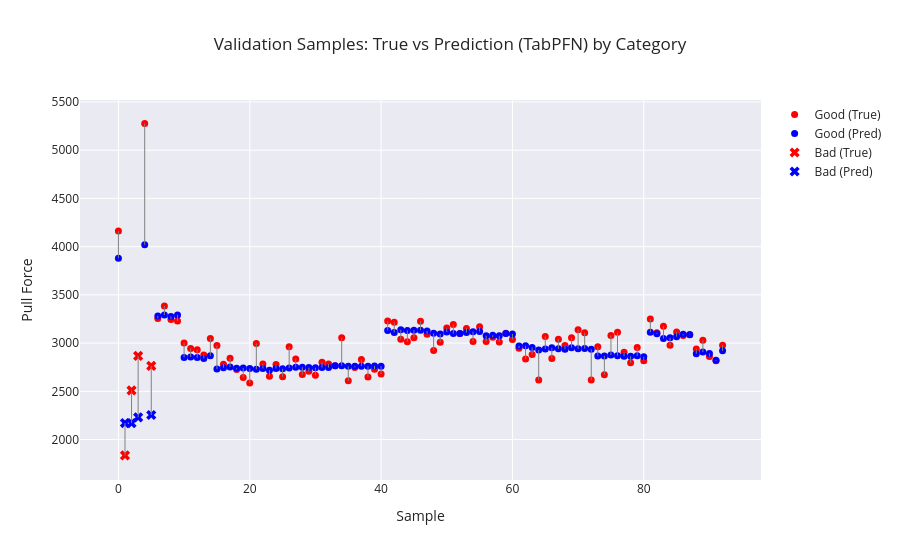

The cell this chart's notebook holds for it:
### Markdown cell above
# Check Validation Data

### Code cell
# Category array (must be aligned with y_dev)
categories = dev_df.groupby("Sample ID")["Category"].first().values

plot_visualizer(
    true_vals=y_dev_Regressor,
    pred_vals=final_pred,
    categories=categories,
    title=f"Validation Samples: True vs Prediction (TabPFN) by Category"
)

### Figure 1 — Plotly figure (JSON) as saved in the notebook; plotly's stock layout.template omitted (floating-point values rounded to 4 significant figures)
{"data": [{"marker": {"color": "red", "size": 7, "symbol": "circle"}, "mode": "markers", "name": "Good (True)", "type": "scatter", "x": [0, 4, 6, 7, 8, 9, 10, 11, 12, 13, 14, 15, 16, 17, 18, 19, 20, 21, 22, 23, 24, 25, 26, 27, 28, 29, 30, 31, 32, 33, 34, 35, 36, 37, 38, 39, 40, 41, 42, 43, 44, 45, 46, 47, 48, 49, 50, 51, 52, 53, 54, 55, 56, 57, 58, 59, 60, 61, 62, 63, 64, 65, 66, 67, 68, 69, 70, 71, 72, 73, 74, 75, 76, 77, 78, 79, 80, 81, 82, 83, 84, 85, 86, 87, 88, 89, 90, 91, 92], "y": [4161.0, 5278.0, 3256.0, 3385.0, 3246.0, 3229.0, 3002.0, 2944.0, 2932.0, 2878.0, 3049.0, 2976.0, 2782.0, 2843.0, 2727.0, 2645.0, 2586.0, 2996.0, 2784.0, 2657.0, 2778.0, 2652.0, 2963.0, 2834.0, 2674.0, 2708.0, 2667.0, 2802.0, 2783.0, 2766.0, 3056.0, 2609.0, 2748.0, 2830.0, 2650.0, 2730.0, 2679.0, 3229.0, 3216.0, 3039.0, 3014.0, 3056.0, 3227.0, 3091.0, 2922.0, 3008.0, 3156.0, 3193.0, 3099.0, 3153.0, 3016.0, 3169.0, 3017.0, 3061.0, 3012.0, 3102.0, 3037.0, 2948.0, 2834.0, 2883.0, 2617.0, 3070.0, 2840.0, 3041.0, 2976.0, 3054.0, 3139.0, 3108.0, 2617.0, 2961.0, 2672.0, 3080.0, 3112.0, 2905.0, 2796.0, 2956.0, 2818.0, 3250.0, 3106.0, 3175.0, 2977.0, 3116.0, 3080.0, 3090.0, 2938.0, 3029.0, 2861.0, 2816.0, 2979.0]}, {"marker": {"color": "blue", "size": 7, "symbol": "circle"}, "mode": "markers", "name": "Good (Pred)", "type": "scatter", "x": [0, 4, 6, 7, 8, 9, 10, 11, 12, 13, 14, 15, 16, 17, 18, 19, 20, 21, 22, 23, 24, 25, 26, 27, 28, 29, 30, 31, 32, 33, 34, 35, 36, 37, 38, 39, 40, 41, 42, 43, 44, 45, 46, 47, 48, 49, 50, 51, 52, 53, 54, 55, 56, 57, 58, 59, 60, 61, 62, 63, 64, 65, 66, 67, 68, 69, 70, 71, 72, 73, 74, 75, 76, 77, 78, 79, 80, 81, 82, 83, 84, 85, 86, 87, 88, 89, 90, 91, 92], "y": [3879.0, 4019.0, 3282.0, 3292.0, 3276.0, 3293.0, 2851.0, 2856.0, 2850.0, 2841.0, 2868.0, 2731.0, 2745.0, 2752.0, 2739.0, 2743.0, 2737.0, 2729.0, 2737.0, 2719.0, 2737.0, 2733.0, 2743.0, 2749.0, 2750.0, 2746.0, 2745.0, 2747.0, 2746.0, 2765.0, 2765.0, 2760.0, 2761.0, 2760.0, 2760.0, 2764.0, 2761.0, 3130.0, 3111.0, 3138.0, 3132.0, 3134.0, 3134.0, 3125.0, 3101.0, 3094.0, 3115.0, 3099.0, 3099.0, 3110.0, 3119.0, 3121.0, 3077.0, 3081.0, 3075.0, 3099.0, 3095.0, 2971.0, 2972.0, 2954.0, 2927.0, 2939.0, 2951.0, 2940.0, 2937.0, 2952.0, 2940.0, 2944.0, 2937.0, 2867.0, 2867.0, 2876.0, 2868.0, 2864.0, 2864.0, 2868.0, 2859.0, 3113.0, 3097.0, 3047.0, 3056.0, 3067.0, 3091.0, 3087.0, 2891.0, 2907.0, 2894.0, 2823.0, 2920.0]}, {"marker": {"color": "red", "size": 9, "symbol": "x"}, "mode": "markers", "name": "Bad (True)", "type": "scatter", "x": [1, 2, 3, 5], "y": [1836.0, 2510.0, 2867.0, 2764.0]}, {"marker": {"color": "blue", "size": 9, "symbol": "x"}, "mode": "markers", "name": "Bad (Pred)", "type": "scatter", "x": [1, 2, 3, 5], "y": [2171.0, 2171.0, 2231.0, 2255.0]}, {"line": {"color": "gray", "width": 1}, "mode": "lines", "showlegend": false, "type": "scatter", "x": [0, 0], "y": [4161.0, 3879.0]}, {"line": {"color": "gray", "width": 1}, "mode": "lines", "showlegend": false, "type": "scatter", "x": [1, 1], "y": [1836.0, 2171.0]}, {"line": {"color": "gray", "width": 1}, "mode": "lines", "showlegend": false, "type": "scatter", "x": [2, 2], "y": [2510.0, 2171.0]}, {"line": {"color": "gray", "width": 1}, "mode": "lines", "showlegend": false, "type": "scatter", "x": [3, 3], "y": [2867.0, 2231.0]}, {"line": {"color": "gray", "width": 1}, "mode": "lines", "showlegend": false, "type": "scatter", "x": [4, 4], "y": [5278.0, 4019.0]}, {"line": {"color": "gray", "width": 1}, "mode": "lines", "showlegend": false, "type": "scatter", "x": [5, 5], "y": [2764.0, 2255.0]}, {"line": {"color": "gray", "width": 1}, "mode": "lines", "showlegend": false, "type": "scatter", "x": [6, 6], "y": [3256.0, 3282.0]}, {"line": {"color": "gray", "width": 1}, "mode": "lines", "showlegend": false, "type": "scatter", "x": [7, 7], "y": [3385.0, 3292.0]}, {"line": {"color": "gray", "width": 1}, "mode": "lines", "showlegend": false, "type": "scatter", "x": [8, 8], "y": [3246.0, 3276.0]}, {"line": {"color": "gray", "width": 1}, "mode": "lines", "showlegend": false, "type": "scatter", "x": [9, 9], "y": [3229.0, 3293.0]}, {"line": {"color": "gray", "width": 1}, "mode": "lines", "showlegend": false, "type": "scatter", "x": [10, 10], "y": [3002.0, 2851.0]}, {"line": {"color": "gray", "width": 1}, "mode": "lines", "showlegend": false, "type": "scatter", "x": [11, 11], "y": [2944.0, 2856.0]}, {"line": {"color": "gray", "width": 1}, "mode": "lines", "showlegend": false, "type": "scatter", "x": [12, 12], "y": [2932.0, 2850.0]}, {"line": {"color": "gray", "width": 1}, "mode": "lines", "showlegend": false, "type": "scatter", "x": [13, 13], "y": [2878.0, 2841.0]}, {"line": {"color": "gray", "width": 1}, "mode": "lines", "showlegend": false, "type": "scatter", "x": [14, 14], "y": [3049.0, 2868.0]}, {"line": {"color": "gray", "width": 1}, "mode": "lines", "showlegend": false, "type": "scatter", "x": [15, 15], "y": [2976.0, 2731.0]}, {"line": {"color": "gray", "width": 1}, "mode": "lines", "showlegend": false, "type": "scatter", "x": [16, 16], "y": [2782.0, 2745.0]}, {"line": {"color": "gray", "width": 1}, "mode": "lines", "showlegend": false, "type": "scatter", "x": [17, 17], "y": [2843.0, 2752.0]}, {"line": {"color": "gray", "width": 1}, "mode": "lines", "showlegend": false, "type": "scatter", "x": [18, 18], "y": [2727.0, 2739.0]}, {"line": {"color": "gray", "width": 1}, "mode": "lines", "showlegend": false, "type": "scatter", "x": [19, 19], "y": [2645.0, 2743.0]}, {"line": {"color": "gray", "width": 1}, "mode": "lines", "showlegend": false, "type": "scatter", "x": [20, 20], "y": [2586.0, 2737.0]}, {"line": {"color": "gray", "width": 1}, "mode": "lines", "showlegend": false, "type": "scatter", "x": [21, 21], "y": [2996.0, 2729.0]}, {"line": {"color": "gray", "width": 1}, "mode": "lines", "showlegend": false, "type": "scatter", "x": [22, 22], "y": [2784.0, 2737.0]}, {"line": {"color": "gray", "width": 1}, "mode": "lines", "showlegend": false, "type": "scatter", "x": [23, 23], "y": [2657.0, 2719.0]}, {"line": {"color": "gray", "width": 1}, "mode": "lines", "showlegend": false, "type": "scatter", "x": [24, 24], "y": [2778.0, 2737.0]}, {"line": {"color": "gray", "width": 1}, "mode": "lines", "showlegend": false, "type": "scatter", "x": [25, 25], "y": [2652, 2733.0]}, {"line": {"color": "gray", "width": 1}, "mode": "lines", "showlegend": false, "type": "scatter", "x": [26, 26], "y": [2963, 2743.0]}, {"line": {"color": "gray", "width": 1}, "mode": "lines", "showlegend": false, "type": "scatter", "x": [27, 27], "y": [2834.0, 2749.0]}, {"line": {"color": "gray", "width": 1}, "mode": "lines", "showlegend": false, "type": "scatter", "x": [28, 28], "y": [2674.0, 2750.0]}, {"line": {"color": "gray", "width": 1}, "mode": "lines", "showlegend": false, "type": "scatter", "x": [29, 29], "y": [2708.0, 2746.0]}, {"line": {"color": "gray", "width": 1}, "mode": "lines", "showlegend": false, "type": "scatter", "x": [30, 30], "y": [2667.0, 2745.0]}, {"line": {"color": "gray", "width": 1}, "mode": "lines", "showlegend": false, "type": "scatter", "x": [31, 31], "y": [2802.0, 2747.0]}, {"line": {"color": "gray", "width": 1}, "mode": "lines", "showlegend": false, "type": "scatter", "x": [32, 32], "y": [2783, 2746.0]}, {"line": {"color": "gray", "width": 1}, "mode": "lines", "showlegend": false, "type": "scatter", "x": [33, 33], "y": [2766.0, 2765.0]}, {"line": {"color": "gray", "width": 1}, "mode": "lines", "showlegend": false, "type": "scatter", "x": [34, 34], "y": [3056.0, 2765.0]}, {"line": {"color": "gray", "width": 1}, "mode": "lines", "showlegend": false, "type": "scatter", "x": [35, 35], "y": [2609.0, 2760.0]}, {"line": {"color": "gray", "width": 1}, "mode": "lines", "showlegend": false, "type": "scatter", "x": [36, 36], "y": [2748.0, 2761.0]}, {"line": {"color": "gray", "width": 1}, "mode": "lines", "showlegend": false, "type": "scatter", "x": [37, 37], "y": [2830, 2760.0]}, {"line": {"color": "gray", "width": 1}, "mode": "lines", "showlegend": false, "type": "scatter", "x": [38, 38], "y": [2650.0, 2760.0]}, {"line": {"color": "gray", "width": 1}, "mode": "lines", "showlegend": false, "type": "scatter", "x": [39, 39], "y": [2730.0, 2764.0]}, {"line": {"color": "gray", "width": 1}, "mode": "lines", "showlegend": false, "type": "scatter", "x": [40, 40], "y": [2679.0, 2761.0]}, {"line": {"color": "gray", "width": 1}, "mode": "lines", "showlegend": false, "type": "scatter", "x": [41, 41], "y": [3229.0, 3130.0]}, {"line": {"color": "gray", "width": 1}, "mode": "lines", "showlegend": false, "type": "scatter", "x": [42, 42], "y": [3216, 3111.0]}, {"line": {"color": "gray", "width": 1}, "mode": "lines", "showlegend": false, "type": "scatter", "x": [43, 43], "y": [3039, 3138.0]}, {"line": {"color": "gray", "width": 1}, "mode": "lines", "showlegend": false, "type": "scatter", "x": [44, 44], "y": [3014.0, 3132.0]}, {"line": {"color": "gray", "width": 1}, "mode": "lines", "showlegend": false, "type": "scatter", "x": [45, 45], "y": [3056.0, 3134.0]}, {"line": {"color": "gray", "width": 1}, "mode": "lines", "showlegend": false, "type": "scatter", "x": [46, 46], "y": [3227.0, 3134.0]}, {"line": {"color": "gray", "width": 1}, "mode": "lines", "showlegend": false, "type": "scatter", "x": [47, 47], "y": [3091, 3125.0]}, {"line": {"color": "gray", "width": 1}, "mode": "lines", "showlegend": false, "type": "scatter", "x": [48, 48], "y": [2922.0, 3101.0]}, {"line": {"color": "gray", "width": 1}, "mode": "lines", "showlegend": false, "type": "scatter", "x": [49, 49], "y": [3008.0, 3094.0]}, {"line": {"color": "gray", "width": 1}, "mode": "lines", "showlegend": false, "type": "scatter", "x": [50, 50], "y": [3156.0, 3115.0]}, {"line": {"color": "gray", "width": 1}, "mode": "lines", "showlegend": false, "type": "scatter", "x": [51, 51], "y": [3193.0, 3099.0]}, {"line": {"color": "gray", "width": 1}, "mode": "lines", "showlegend": false, "type": "scatter", "x": [52, 52], "y": [3099.0, 3099.0]}, {"line": {"color": "gray", "width": 1}, "mode": "lines", "showlegend": false, "type": "scatter", "x": [53, 53], "y": [3153.0, 3110.0]}, {"line": {"color": "gray", "width": 1}, "mode": "lines", "showlegend": false, "type": "scatter", "x": [54, 54], "y": [3016.0, 3119.0]}, {"line": {"color": "gray", "width": 1}, "mode": "lines", "showlegend": false, "type": "scatter", "x": [55, 55], "y": [3169.0, 3121.0]}, {"line": {"color": "gray", "width": 1}, "mode": "lines", "showlegend": false, "type": "scatter", "x": [56, 56], "y": [3017.0, 3077.0]}, {"line": {"color": "gray", "width": 1}, "mode": "lines", "showlegend": false, "type": "scatter", "x": [57, 57], "y": [3061.0, 3081.0]}, {"line": {"color": "gray", "width": 1}, "mode": "lines", "showlegend": false, "type": "scatter", "x": [58, 58], "y": [3012, 3075.0]}, {"line": {"color": "gray", "width": 1}, "mode": "lines", "showlegend": false, "type": "scatter", "x": [59, 59], "y": [3102.0, 3099.0]}, {"line": {"color": "gray", "width": 1}, "mode": "lines", "showlegend": false, "type": "scatter", "x": [60, 60], "y": [3037.0, 3095.0]}, {"line": {"color": "gray", "width": 1}, "mode": "lines", "showlegend": false, "type": "scatter", "x": [61, 61], "y": [2948, 2971.0]}, {"line": {"color": "gray", "width": 1}, "mode": "lines", "showlegend": false, "type": "scatter", "x": [62, 62], "y": [2834.0, 2972.0]}, {"line": {"color": "gray", "width": 1}, "mode": "lines", "showlegend": false, "type": "scatter", "x": [63, 63], "y": [2883.0, 2954.0]}, {"line": {"color": "gray", "width": 1}, "mode": "lines", "showlegend": false, "type": "scatter", "x": [64, 64], "y": [2617.0, 2927.0]}, {"line": {"color": "gray", "width": 1}, "mode": "lines", "showlegend": false, "type": "scatter", "x": [65, 65], "y": [3070.0, 2939.0]}, {"line": {"color": "gray", "width": 1}, "mode": "lines", "showlegend": false, "type": "scatter", "x": [66, 66], "y": [2840.0, 2951.0]}, {"line": {"color": "gray", "width": 1}, "mode": "lines", "showlegend": false, "type": "scatter", "x": [67, 67], "y": [3041.0, 2940.0]}, {"line": {"color": "gray", "width": 1}, "mode": "lines", "showlegend": false, "type": "scatter", "x": [68, 68], "y": [2976.0, 2937.0]}, {"line": {"color": "gray", "width": 1}, "mode": "lines", "showlegend": false, "type": "scatter", "x": [69, 69], "y": [3054.0, 2952.0]}, {"line": {"color": "gray", "width": 1}, "mode": "lines", "showlegend": false, "type": "scatter", "x": [70, 70], "y": [3139.0, 2940.0]}, {"line": {"color": "gray", "width": 1}, "mode": "lines", "showlegend": false, "type": "scatter", "x": [71, 71], "y": [3108.0, 2944.0]}, {"line": {"color": "gray", "width": 1}, "mode": "lines", "showlegend": false, "type": "scatter", "x": [72, 72], "y": [2617.0, 2937.0]}, {"line": {"color": "gray", "width": 1}, "mode": "lines", "showlegend": false, "type": "scatter", "x": [73, 73], "y": [2961.0, 2867.0]}, {"line": {"color": "gray", "width": 1}, "mode": "lines", "showlegend": false, "type": "scatter", "x": [74, 74], "y": [2672.0, 2867.0]}, {"line": {"color": "gray", "width": 1}, "mode": "lines", "showlegend": false, "type": "scatter", "x": [75, 75], "y": [3080.0, 2876.0]}, {"line": {"color": "gray", "width": 1}, "mode": "lines", "showlegend": false, "type": "scatter", "x": [76, 76], "y": [3112.0, 2868.0]}, {"line": {"color": "gray", "width": 1}, "mode": "lines", "showlegend": false, "type": "scatter", "x": [77, 77], "y": [2905, 2864.0]}, {"line": {"color": "gray", "width": 1}, "mode": "lines", "showlegend": false, "type": "scatter", "x": [78, 78], "y": [2796.0, 2864.0]}, {"line": {"color": "gray", "width": 1}, "mode": "lines", "showlegend": false, "type": "scatter", "x": [79, 79], "y": [2956.0, 2868.0]}, {"line": {"color": "gray", "width": 1}, "mode": "lines", "showlegend": false, "type": "scatter", "x": [80, 80], "y": [2818.0, 2859.0]}, {"line": {"color": "gray", "width": 1}, "mode": "lines", "showlegend": false, "type": "scatter", "x": [81, 81], "y": [3250.0, 3113.0]}, {"line": {"color": "gray", "width": 1}, "mode": "lines", "showlegend": false, "type": "scatter", "x": [82, 82], "y": [3106.0, 3097.0]}, {"line": {"color": "gray", "width": 1}, "mode": "lines", "showlegend": false, "type": "scatter", "x": [83, 83], "y": [3175.0, 3047.0]}, {"line": {"color": "gray", "width": 1}, "mode": "lines", "showlegend": false, "type": "scatter", "x": [84, 84], "y": [2977.0, 3056.0]}, {"line": {"color": "gray", "width": 1}, "mode": "lines", "showlegend": false, "type": "scatter", "x": [85, 85], "y": [3116.0, 3067.0]}, {"line": {"color": "gray", "width": 1}, "mode": "lines", "showlegend": false, "type": "scatter", "x": [86, 86], "y": [3080.0, 3091.0]}, {"line": {"color": "gray", "width": 1}, "mode": "lines", "showlegend": false, "type": "scatter", "x": [87, 87], "y": [3090.0, 3087.0]}, {"line": {"color": "gray", "width": 1}, "mode": "lines", "showlegend": false, "type": "scatter", "x": [88, 88], "y": [2938.0, 2891.0]}, {"line": {"color": "gray", "width": 1}, "mode": "lines", "showlegend": false, "type": "scatter", "x": [89, 89], "y": [3029.0, 2907.0]}, {"line": {"color": "gray", "width": 1}, "mode": "lines", "showlegend": false, "type": "scatter", "x": [90, 90], "y": [2861.0, 2894.0]}, {"line": {"color": "gray", "width": 1}, "mode": "lines", "showlegend": false, "type": "scatter", "x": [91, 91], "y": [2816.0, 2823.0]}, {"line": {"color": "gray", "width": 1}, "mode": "lines", "showlegend": false, "type": "scatter", "x": [92, 92], "y": [2979.0, 2920.0]}], "layout": {"title": {"text": "Validation Samples: True vs Prediction (TabPFN) by Category"}, "xaxis": {"title": {"text": "Sample"}}, "yaxis": {"title": {"text": "Pull Force"}}}}
